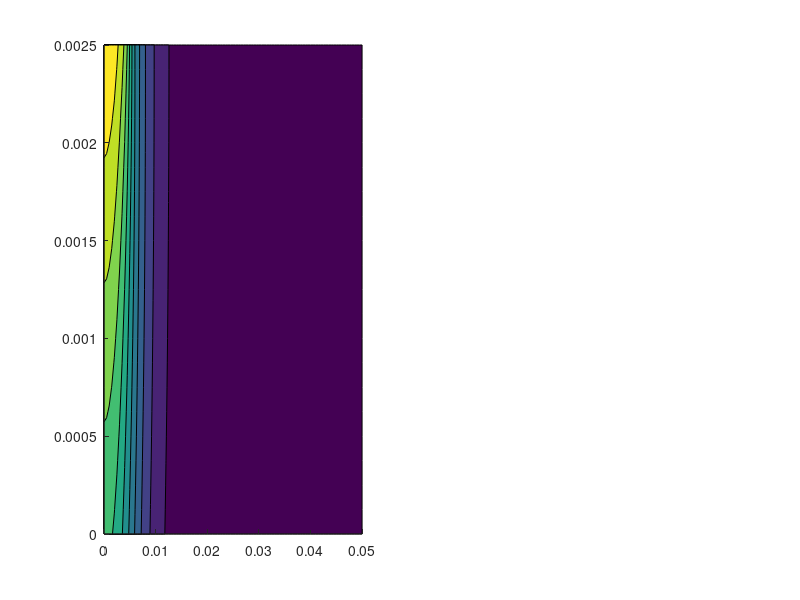

MATLAB code for this plot: (Note: this script raises an error after producing the figure.)
clear
clc
close all

W = 0.05;
H = 0.0025;
c = 0.005;
qdd = 6.5E3;
k = 1.5;
alpha = 1E-3;

%% c)
h = 250;

N = 50;
%%\lambda Ci
for i = 1:1:N
    lambda(i) = (2*i-1)*pi/(2*W);
    C(i) = qdd*sin(lambda(i)*c)/(lambda(i)*k*W)/(lambda(i)*sinh(lambda(i)*H)+h*cosh(lambda(i)*H)/k);
end

x = 0:W/100:W;
y = 0:H/20:H;
v = zeros(size(y,2),size(x,2));
for m=1:1:size(y,2)
    for j=1:1:size(x,2)
        for i=1:1:N
            v(m,j) = v(m,j) + C(i)*cos(lambda(i)*x(j))*(cosh(lambda(i)*y(m))+h*sinh(lambda(i)*y(m))/(k*lambda(i)));
        end
    end
end

figure(1)
subplot(1,2,1)
contourf(x,y,v,'LineWidth',0)
xlim([0 W])
ylim([0 H])
xlabel({'$x[m]$'},'FontSize',20,'Interpreter','Latex');
ylabel({'$y[m]$'},'FontSize',20,'Interpreter','Latex');
ylabel({'$v(x,y)$'},'FontSize',20,'Interpreter','Latex');
set(gca, 'FontName','Times New Roman','FontSize', 20)
subplot(1,2,2)
surf(x,y,v,'AlphaData',0)
view([1,-1,1])
xlim([0 W])
ylim([0 H])
xlabel({'$x[m]$'},'FontSize',20,'Interpreter','Latex');
ylabel({'$y[m]$'},'FontSize',20,'Interpreter','Latex');
zlabel({'$v(x,y)$'},'FontSize',20,'Interpreter','Latex');
set(gca, 'FontName','Times New Roman','FontSize', 20)

%% h)
h = 250;
w = 10;

%%\lambda
for i = 1:1:N
    lambda(i) = (2*i-1)*pi/(2*W);
    lambda1(i) = sqrt(lambda(i)^2-1i*w/alpha);
    A(i) = qdd*1i*sin(lambda(i)*c)/(lambda(i)*k*W)/(lambda1(i)*sinh(lambda1(i)*H)+h*cosh(lambda1(i)*H)/k);
end

x = 0:W/100:W;
y = 0:H/20:H;
B = zeros(size(y,2),size(x,2));
for m=1:1:size(y,2)
    for j=1:1:size(x,2)
        for i=1:1:N
            B(m,j) = B(m,j) + A(i)*cos(lambda(i)*x(j))*(cosh(lambda1(i)*y(m))+h*sinh(lambda1(i)*y(m))/(k*lambda1(i)));
        end
    end
end
figure(2)
subplot(1,2,1)
contourf(x,y,abs(B),'LineWidth',0)
xlim([0 W])
ylim([0 H])
xlabel({'$x[m]$'},'FontSize',20,'Interpreter','Latex');
ylabel({'$y[m]$'},'FontSize',20,'Interpreter','Latex');
ylabel({'$|u_{cc}|$'},'FontSize',20,'Interpreter','Latex');
set(gca, 'FontName','Times New Roman','FontSize', 20)
subplot(1,2,2)
surf(x,y,abs(B),'AlphaData',0)
view([1,-1,1])
xlim([0 W])
ylim([0 H])
xlabel({'$x[m]$'},'FontSize',20,'Interpreter','Latex');
ylabel({'$y[m]$'},'FontSize',20,'Interpreter','Latex');
zlabel({'$|u_{cc}|$'},'FontSize',20,'Interpreter','Latex');
set(gca, 'FontName','Times New Roman','FontSize', 20)

%% i)
h = 250;
w = [10,100,1000];

x = 0:W/100:W;
y = 0:H/20:H;

figure(3)
for n=1:1:size(w,2)
    %%\lambda
    for i = 1:1:N
        lambda(i) = (2*i-1)*pi/(2*W);
        lambda1(i) = sqrt(lambda(i)^2-1i*w(n)/alpha);
        A(i) = qdd*1i*sin(lambda(i)*c)/(lambda(i)*k*W)/(lambda1(i)*sinh(lambda1(i)*H)+h*cosh(lambda1(i)*H)/k);
    end
    B = zeros(size(y,2),size(x,2));
    for m=1:1:size(y,2)
        for j=1:1:size(x,2)
            for i=1:1:N
                B(m,j) = B(m,j) + A(i)*cos(lambda(i)*x(j))*(cosh(lambda1(i)*y(m))+h*sinh(lambda1(i)*y(m))/(k*lambda1(i)));
            end
        end
    end
    
    surf(x,y,abs(B),'AlphaData',0)
    text(0,0,abs(B(1,1)),strcat({'${\omega}=$'},num2str(w(n))),'Color','red','FontSize',20,'interpreter','latex');
    hold on;
end
view([1,-1,1])
xlim([0 W])
ylim([0 H])
xlabel({'$x[m]$'},'FontSize',20,'Interpreter','Latex');
ylabel({'$y[m]$'},'FontSize',20,'Interpreter','Latex');
zlabel({'$|u_{cc}|$'},'FontSize',20,'Interpreter','Latex');
set(gca, 'FontName','Times New Roman','FontSize', 20)

%% i)
h = [1,5,10,15,20,50,100,200,400,800,1000];
w = [0.01:0.01:0.1,0.2:0.1:1,2:1:10,20:10:100,200:100:1000];
beta = zeros(size(h,2),size(w,2));
for m=1:1:size(h,2)
    for n=1:1:size(w,2)
        %%\lambda
    for i = 1:1:N
        lambda(i) = (2*i-1)*pi/(2*W);
        lambda1(i) = sqrt(lambda(i)^2-1i*w(n)/alpha);
        A(i) = qdd*1i*sin(lambda(i)*c)/(lambda(i)*k*W)/(lambda1(i)*sinh(lambda1(i)*H)+h(m)*cosh(lambda1(i)*H)/k);
    end
    t0 = 0;
    for i=1:1:N
        t0 = t0 + A(i)*cos(lambda(i)*0)*(cosh(lambda1(i)*0)+h(m)*sinh(lambda1(i)*0)/(k*lambda1(i)));
    end
    beta(m,n) = atan(imag(t0)/real(t0))*180/pi;%transfer into degree
    end
end

label = {};
figure(4)
for i = 1:1:size(h,2)
    label = [label,strcat('$h=$',num2str(h(i)))];
    plot(w,beta(i,:),'LineWidth',2)
    hold on;
end
grid on;
xlim([0 max(w)])
set(gcf,'position',[200,300,800,600])
set(gca,'xscale','log')
xlabel({'$\omega[rad/s]$'},'FontSize',20,'Interpreter','Latex');
ylabel({'$\beta[{}^{\circ}]$'},'FontSize',20,'Interpreter','Latex');
set(gca, 'FontName','Times New Roman','FontSize', 20)
legend(label,'Interpreter','Latex', 'Location','northwest')
title('The angle of $u_{cc}$ as function of $\omega$ and $h$','FontSize',20,'Interpreter','Latex')